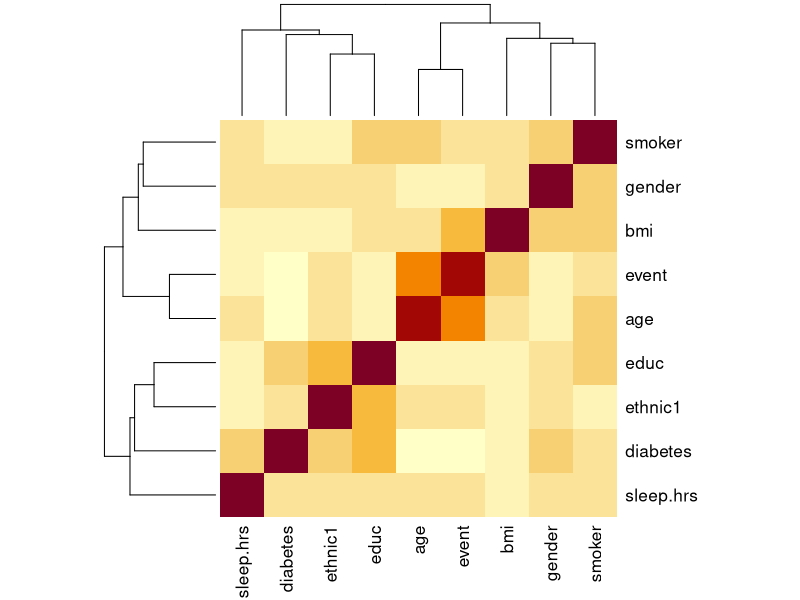
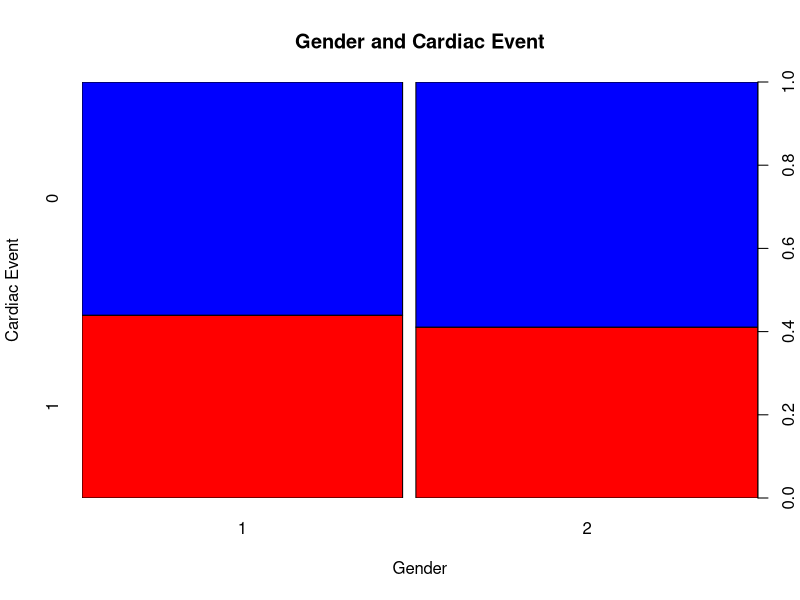
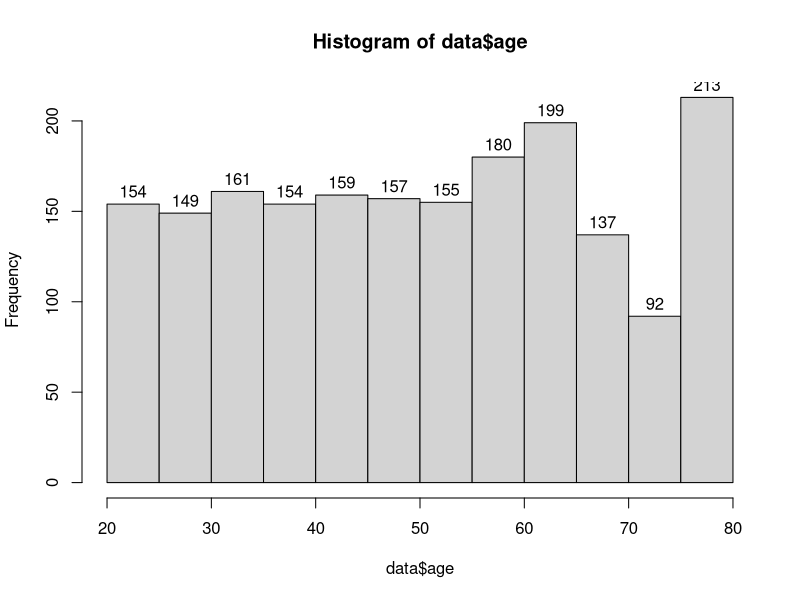
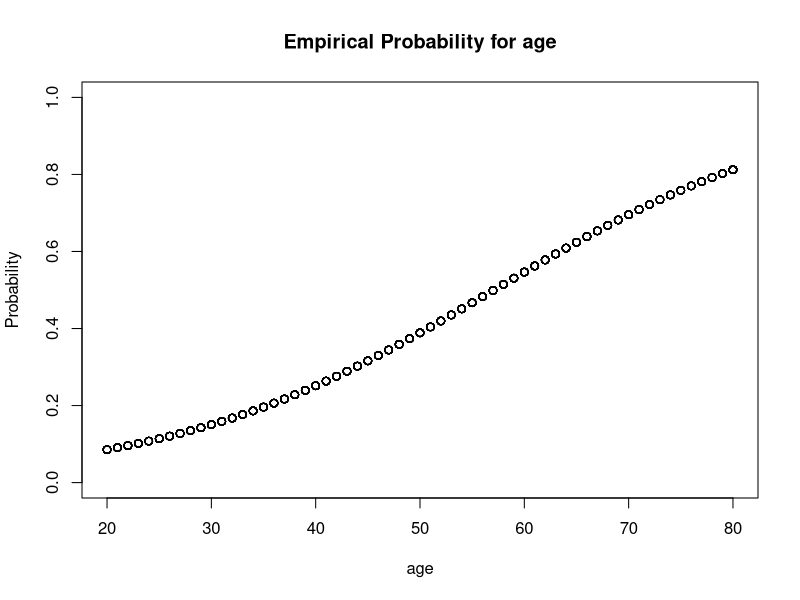
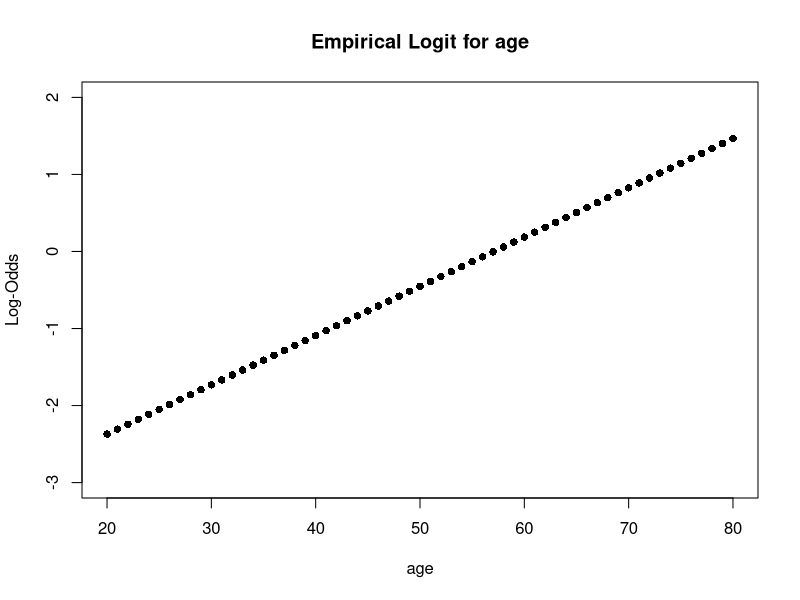
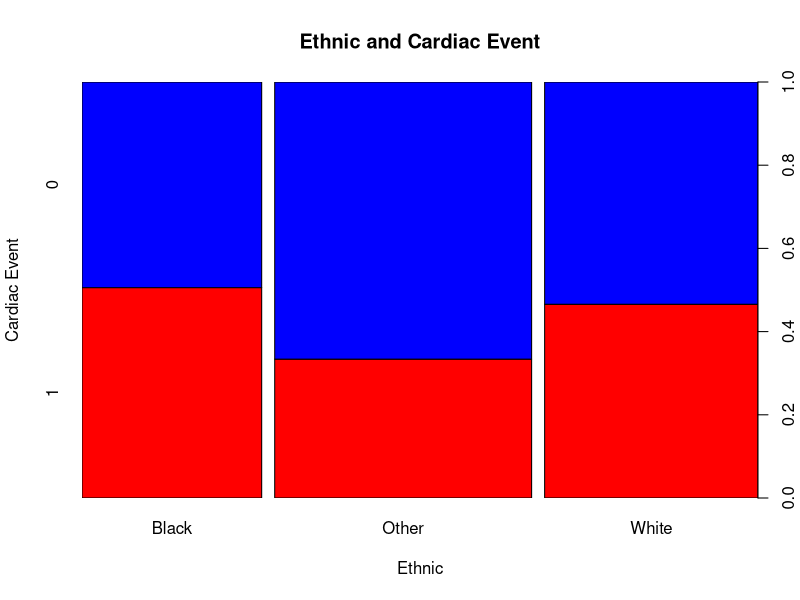
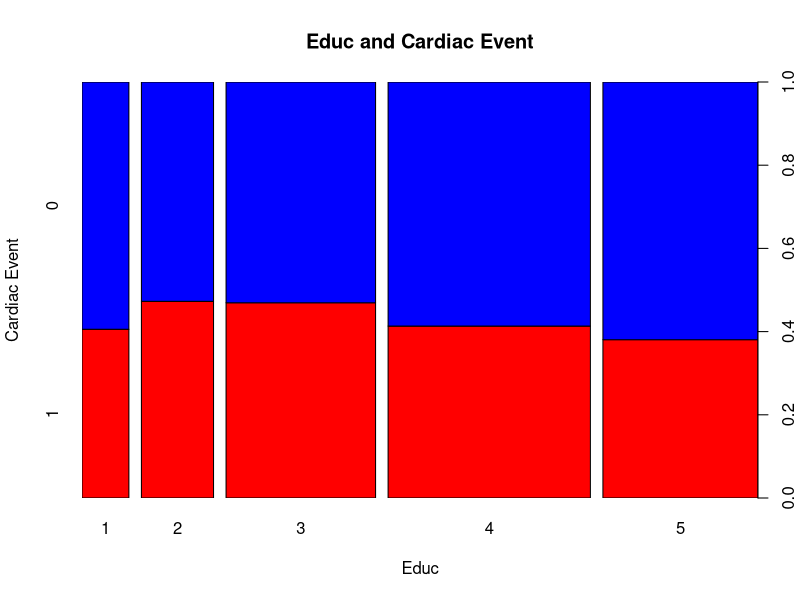

Here is the R script that generated these plots, in order: (Note: this script raises an error after producing the figures.)
## ---- chunk 1
knitr::opts_chunk$set(echo = TRUE)
## ---- chunk 2
# Load the CSV file
data_old <- read.csv("../Handout/final_cardiac_data.csv")

# Data Overview
head(data_old)
## ---- chunk 3
# Remove identifier columns
data <- data_old[, !(names(data_old) %in% c("X", "seqn"))]

# Run summary statistics to get overview
summary(data)
## ---- chunk 4
# Find the correlation between each predictor
cor_matrix <- cor(na.omit(data)); cor_matrix
## ---- chunk 5
# Use heat map to visualize correlation matrix 
heatmap(cor_matrix)
## ---- chunk 6
# Event
table(data$event)
data$event <- as.factor(data$event)
## ---- chunk 7
# Gender
table(data$gender)
data$gender <- as.factor(data$gender)

gender_tab <- table(data$event, data$gender)
spineplot(t(gender_tab), main = "Gender and Cardiac Event", 
          xlab="Gender", ylab="Cardiac Event", col=c("red","blue"))
## ---- chunk 8
# Age
hist(data$age, labels = T)

# Slicing plot for age
age.fac = factor(cut(data$age, breaks=15),labels=1:15)
table(age.fac)
# Empirical probs for each category
age.prob <- tapply(data$event, age.fac, mean)
age.slice.avg <- tapply(data$age, age.fac, mean)
age.elogits <- log(age.prob/(1-age.prob))
# Run logistic regression on simulated data
age.out <- glm(event ~ age, data = data, family = 'binomial')

# Graph predicted and empirical probabilities
plot(data$age, age.out$fitted.values, ylab='Probability', ylim=c(0,1), xlab = 'age', main='Empirical Probability for age')
points(age.slice.avg, age.prob, pch=16, col='blue')

age.pred <- age.out$fitted.value
age.plogits <- log(age.pred/(1-age.pred))
plot(data$age, age.plogits, pch=16, ylab='Log-Odds', ylim=c(-3, 2), xlab = 'age', main='Empirical Logit for age')
points(age.slice.avg, age.elogits, pch=16, col='blue')
## ---- chunk 9
# ethnic1
library(dplyr)
table(data$ethnic1)
data <- data %>%
  mutate(ethnic1 = case_when(
    ethnic1 == 1 ~ "Other",
    ethnic1 == 2 ~ "Other",
    ethnic1 == 3 ~ "White",
    ethnic1 == 4 ~ "Black",
    ethnic1 == 5 ~ "Other",
    TRUE ~ as.character(ethnic1)
  ))

ethnic_tab <- table(data$event, data$ethnic1)
spineplot(t(ethnic_tab), main = "Ethnic and Cardiac Event", 
          xlab="Ethnic", ylab="Cardiac Event", col=c("red","blue"))

data$ethnic1 <- as.factor(data$ethnic1)
## ---- chunk 10
# educ
table(data$educ)
# Since educ = 9 means Don't know, it's hard to assign value and with only one record. Remove the record
data <- data[data$educ != 9, ]

educ_tab <- table(data$event, data$educ)
spineplot(t(educ_tab), main = "Educ and Cardiac Event", 
          xlab="Educ", ylab="Cardiac Event", col=c("red","blue"))

CMHtest(educ_tab)
data$educ <- as.factor(data$educ)
## ---- chunk 11
# Use linear regression or logistic regression to predict the value of the NA
# Only keep records without N/A value to do the predict
data_no_na <- na.omit(data)
## ---- chunk 12
# According to the correlation, use the highest possible predictors
sleep_fit <- lm(sleep.hrs ~ gender+age+ethnic1+educ, data)
summary(sleep_fit)
## ---- chunk 13
# Based on first try, use the most significant predictors
sleep_fit1 <- lm(sleep.hrs ~ gender+ethnic1, data)
summary(sleep_fit1)
## ---- chunk 14
# Evaluate Model Performance
# Predicted values from the model
predicted_sleep <- predict(sleep_fit1, newdata = data_no_na)

# R-squared (R²); low R^2 values, so regression model does not perform well. Thus, we decide to replace all NAs with meidan value.
rsquared <- 1 - (sum((data_no_na$sleep.hrs - predicted_sleep)^2) / sum((data_no_na$sleep.hrs - mean(data_no_na$sleep.hrs))^2)); rsquared
## ---- chunk 15
# Replace the missing value using the predict model
# Find rows with missing values
sleep_rows_with_na <- is.na(data$sleep.hrs)
data$sleep.hrs[sleep_rows_with_na] <- median(data_no_na$sleep.hrs)

# Check Result
sum(is.na(data$sleep.hrs))
summary(data$sleep.hrs)
## ---- chunk 16
table(data$sleep.hrs)
# According to data distribution, we can find the numbers of observation having sleep hours less than 5 hours and the number for having sleep hours more than 9 hours is much less than that in other time. So we plan to divide the time to, less and equal to 5 hrs, 5-6 hrs, 6-7 hrs, 7-8 hrs, 8-9 hrs, and more than 9 hrs.
data$sleep.hrs <- cut(data$sleep.hrs, breaks=c(-Inf, 5, 6, 7, 9, Inf), labels=c("<=5 hrs", "5-6 hrs", "6-7 hrs", "7-9 hrs", ">9 hrs"))
table(data$sleep.hrs)

# Data visualization
sleep_tab <- table(data$event, data$sleep.hrs)
spineplot(t(sleep_tab), main = "Sleep Hours and Cardiac Event", 
          xlab="Sleep Hours", ylab="Cardiac Event", col=c("red","blue"))

CMHtest(sleep_tab)
## ---- chunk 17
sleep.fac = factor(data$sleep.hrs)
# Empirical probs for each category
sleep.prob <- tapply(data$event, sleep.fac, mean)
sleep.slice.avg <- tapply(data$sleep.hrs, sleep.fac, mean)
sleep.elogits <- log(sleep.prob/(1-sleep.prob))
# Run logistic regression on simulated data
sleep.out <- glm(event ~ sleep.hrs, data = data, family = 'binomial')

# Graph predicted and empirical probabilities
plot(data$sleep.hrs, sleep.out$fitted.values, ylab='Probability', ylim=c(0,1), xlab = 'sleep.hrs', main='Empirical Probability for Sleep hours')
points(sleep.slice.avg, sleep.prob, pch=16, col='blue')

slepp.pred <- sleep.out$fitted.value
sleep.logits <- log(slepp.pred/(1-slepp.pred))
plot(data$sleep.hrs, sleep.logits, pch=16, ylab='Log-Odds', ylim=c(-1, 1), xlab = 'sleep.hrs', main='Empirical Logits for Sleep hours')
points(sleep.slice.avg, sleep.elogits, pch=16, col='blue')
## ---- chunk 18
data$sleep.hrs <- as.factor(data$sleep.hrs)
## ---- chunk 19
library("vcdExtra")
table(data$diabetes)
# Change Don't know as NaN, which will be processed later.
data$diabetes[data$diabetes == 9] <- NaN

diabete_tab <- table(data$event, data$diabetes)
spineplot(t(diabete_tab), main = "Diabetes Status and Cardiac Event", 
          xlab="Diabetes Status", ylab="Cardiac Event", col=c("red","blue"))

# Run trend data
CMHtest(diabete_tab)

# Results shows that there is a linear association, so keep borderline category
## ---- chunk 20
# Need to run logistic regression to predict diabetes status for the NaN
# data_no_na$diabetes[data_no_na$diabetes == 3] <- 1 
# data_no_na$diabetes[data_no_na$diabetes == 2] <- 0 
# predicted_diabetes <- ifelse(predict(diab_pr, newdata = data_no_na) >= 0.5, 1, 0)
# mean(data_no_na$diabetes == predicted_diabetes)
# # Missing value replace
# rows_with_na <- is.na(data$diabetes)
# predicted_probabilities <- predict(diab_pr, newdata = data[rows_with_na, ], type = "response")
# data$diabetes[rows_with_na] <- ifelse(predicted_probabilities >= 0.5, 1, 0)
# # Check Result
# sum(is.na(data$diabetes))
# summary(data$diabetes)

# Give up multinomial logistic regression, drop all NaN in column `diabetes`:
data<-subset(data, !is.na(diabetes))

data$diabetes[data_no_na$diabetes == 2] <- 0 
data$diabetes[data_no_na$diabetes == 1] <- 2
data$diabetes[data_no_na$diabetes == 3] <- 1
table(data$diabetes,useNA = "ifany")
## ---- chunk 21
diabete_tab <- table(data$event, data$diabetes)
spineplot(t(diabete_tab), main = "Diabetes Status and Cardiac Event", 
          xlab="Diabetes Status", ylab="Cardiac Event", col=c("red","blue"))
## ---- chunk 22
table(data$smoker)
# For Categorical response, first Categorize the result to (0-No smoke; 1-smoke)
# turn 2 into 0, which not only turns data to correct format of data for logistic regression but also more intuitive.
data$smoker[data$smoker == 2] <- 0
smoke_pr <- glm(smoker ~ gender + educ + age, data = data, family = binomial)
# Model evaluation
summary(smoke_pr)
data_no_na$smoker[data_no_na$smoker == 2] <- 0
predicted_smoker <- ifelse(predict(smoke_pr, newdata = data_no_na) >= 0.5, 1, 0)
mean(data_no_na$smoker == predicted_smoker)
## ---- chunk 23
# Missing value replace
rows_with_na <- is.na(data$smoker)
predicted_probabilities <- predict(smoke_pr, newdata = data[rows_with_na, ], type = "response")
data$smoker[rows_with_na] <- ifelse(predicted_probabilities >= 0.5, 1, 0)
data$smoker<-as.factor(data$smoker)
# Check Result
sum(is.na(data$smoker))
summary(data$smoker)
## ---- chunk 24
# According to the correlation, use the highest possible predictors
bmi_model = lm(bmi ~ educ + age + gender + ethnic1, data)
summary(bmi_model)
# Based on first try, use the most significant predictors
bmi_model1 = lm(bmi ~ gender + ethnic1, data)
summary(bmi_model1)
## ---- chunk 25
# Evaluate Model Performance
# Predicted values from the model

# R-squared (R²)
# rsquared <- 1 - (sum((data_no_na$bmi - predicted_bmi)^2) / sum((data_no_na$bmi - mean(data_no_na$bmi))^2)); # rsquared
## ---- chunk 26
# Have terrible result in model, so we decided to use the median value to replace the missing value
rows_with_na <- is.na(data$bmi)
data$bmi[rows_with_na] <- median(data_no_na$bmi)
## ---- chunk 27
# Check Result
sum(is.na(data$bmi))
summary(data$bmi)
## ---- chunk 28
bmi.fac = factor(cut(data$bmi, breaks=c(-Inf, 25, 30, 35, Inf)),labels=c("<=25, 25-30, 30-35, >35"))
table(bmi.fac)
# Empirical probs for each category
bmi.prob <- tapply(data$event, bmi.fac, mean)
bmi.slice.avg <- tapply(data$bmi, bmi.fac, mean)
bmi.elogits <- log(bmi.prob/(1-bmi.prob))
# Run logistic regression on simulated data
bmi.out <- glm(event ~ bmi, data = data, family = 'binomial')

# Graph predicted and empirical probabilities
plot(data$bmi, bmi.out$fitted.values, ylab='Probability', ylim=c(0,1), xlab = 'bmi', main='Empirical Probability for BMI')
points(bmi.slice.avg, bmi.prob, pch=16, col='blue')

bmi.pred <- bmi.out$fitted.value
bmi.logits <- log(bmi.pred/(1-bmi.pred))
plot(data$bmi, bmi.logits, pch=16, ylab='Log-Odds', ylim=c(-2, 2), xlab = 'bmi', main='Empirical Logits for BMI')
points(bmi.slice.avg, bmi.elogits, pch=16, col='blue')
## ---- chunk 29
#data$diabetes<-as.factor(data$diabetes) #treat diabetes as numeric
#data$gender<-as.factor(data$gender) #Already Done
#data$ethnic1<-as.factor(data$ethnic1) #Already Done
#data$educ<-as.factor(data$educ) #Already Done
#data$smoker<-as.factor(data$smoker) #Already Done
#data$bmi<-as.factor(data$bmi) #treat as numeric
summary(data)
anyNA(data)
## ---- chunk 30
library(ggplot2)

# interaction.plot(data$diabetes, data$smoker, response = as.numeric(data$event), trace.label = "smoker", fun=mean)
catv<-c("gender","diabetes","smoker","ethnic1","educ") # categorical
vars<-colnames(data)[!colnames(data)=="event"] # everything except response var.

for (i in catv){
  for (j in vars){
    if (i!=j){ 
      interaction.plot(
      x.factor = as.factor(data[[j]]),
      trace.factor = as.factor(data[[i]]),
      response = as.numeric(as.character(data$event)), 
      type = "l", legend = TRUE,
      xlab=j,
      ylab="Event",
      trace.label = i
    )}
  }
}
## ---- chunk 31
library(lmtest)

predictors <- colnames(data)
# exclude the response in our results
predictors <- predictors[predictors != "event"]

lrfunction <- function(i, j){
  results <- data.frame(term1 = character(), term2 = character(), pvalue = numeric(), significant = character(), stringsAsFactors = FALSE)
  significant = "no"
  formula_str <- paste("event ~", i, "+", j, "+", i, ":", j)
  model1 <- glm(formula_str, data = data, family = binomial)
  formula_str <- paste("event ~", i, "+", j)
  model2 <- glm(formula_str, data = data, family = binomial)
  lr_test <- lrtest(model1, model2)
  term1 <- i
  term2 <- j
  pvalue <- lr_test$Pr[2]
  if (pvalue < 0.05){
    significant = "yes"
  }
  results <- data.frame(term1 = term1, term2 = term2, pvalue = pvalue, significant = significant)
  return(results)
}


for (i in 1:(length(predictors) - 1)) {
  for (j in (i + 1):length(predictors)) {
    print(mapply(lrfunction, predictors[[i]], predictors[[j]]))
    cat("---")
  }
}
## ---- chunk 32
par(mfrow = c(1, 1))
par(mfrow = c(2, 2), mar = c(4, 4, 2, 1))
#options(repr.plot.width = 50, repr.plot.height = 20)


interaction.plot(
  x.factor = as.factor(data$gender),
  trace.factor = as.factor(data$educ),
  response =as.numeric(as.character(data$event))
  , type = "l", legend = TRUE,
  xlab="gender",
  ylab="event",
  trace.label = "educ",
  main="p-value: 0.002665085")
  
interaction.plot(
  x.factor = as.factor(data$age),
  trace.factor = as.factor(data$ethnic1),
  response = as.numeric(as.character(data$event))
  , type = "l", legend = TRUE,
  xlab="age",
  ylab="event",
  trace.label = "ethnic",
  main="p-value: 0.03264694")
  
interaction.plot(
x.factor = as.factor(data$sleep.hrs),
trace.factor = as.factor(data$ethnic1),
response =as.numeric(as.character(data$event))
, type = "l", legend = TRUE,
xlab="sleep hour",
ylab="event",
trace.label = "ethnic",
main="p-value: 0.04004753")

interaction.plot(
x.factor = as.factor(data$ethnic1),
trace.factor = as.factor(data$smoker),
response =as.numeric(as.character(data$event))

, type = "l", legend = TRUE,
xlab="ethnic",
ylab="event",
trace.label = "smoker",
main="p-value: 0.04341657")

## ---- chunk 33
library(MASS)
drop.step <- step(full.model, direction='backward', scope=formula(full.model), trace=0)
drop.step$anova
## ---- chunk 34
# Stepwise regression model
# full.model <- glm(event ~.+gender*educ+age*ethnic1+ethnic1*sleep.hrs+ethnic1*smoker, data = data, family = binomial)
full.model <- glm(event ~., data = data, family = binomial)
step.model <- stepAIC(full.model,
                      trace = FALSE)
summary(step.model)
## ---- chunk 35
full.model2<-glm(event ~.+ethnic1*sleep.hrs+age*sleep.hrs+bmi*sleep.hrs+smoker*sleep.hrs+gender*sleep.hrs+educ*sleep.hrs+diabetes*sleep.hrs, data = data, family = binomial)
backward.step2 <- step(full.model2, direction='backward', scope=formula(full.model2), trace=0)
backward.step2$anova
## ---- chunk 36
step.model2 <- stepAIC(full.model2,
                      trace = FALSE)
summary(step.model2)
